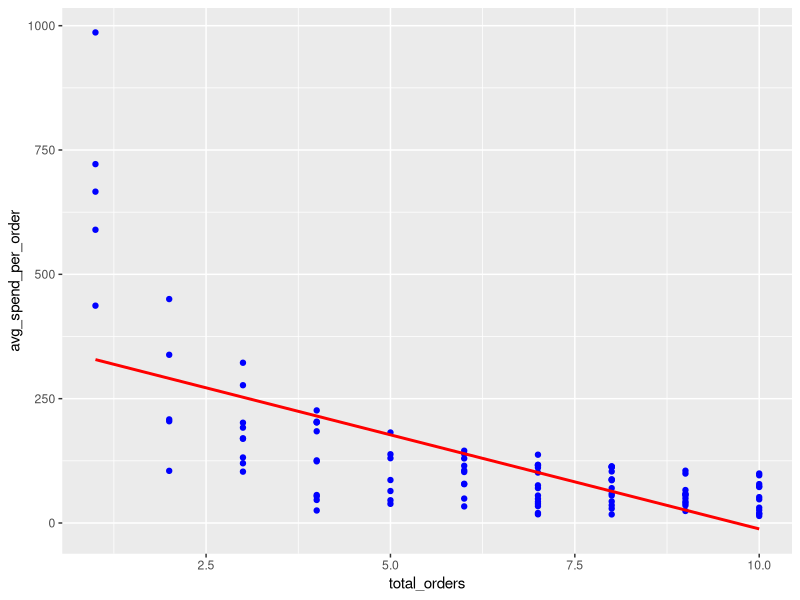

This chart was generated by the following R code: (Note: this script raises an error after producing the figure.)
# Load necessary libraries
library(dplyr)
install.packages("dplyr")

library(ggplot2)
install.packages("ggplot2")


# Create sample customer data
set.seed(123)
customers <- data.frame(
  customer_id = 1:100,
  total_spend = runif(100, min = 100, max = 1000),
  total_orders = sample(1:10, 100, replace = TRUE),
  tenure_months = sample(12:120, 100, replace = TRUE)
)
print(customers)
# Build the linear regression model
customers$avg_spend_per_order <-customers$total_spend/customers$total_orders
print(customers$avg_spend_per_order)
lm_model <- lm(avg_spend_per_order ~ total_orders + tenure_months, data = customers)
summary(lm_model)
ggplot(customers, aes(x = total_orders, y = avg_spend_per_order))+ geom_point(color = "blue") + geom_smooth(method = "lm", se = FALSE, color = "red") 
+labs(title = "Linear Regression: CLV Prediction", x = "Total Orders", y = "Average Spend per Order") 
+ theme_minimal()

